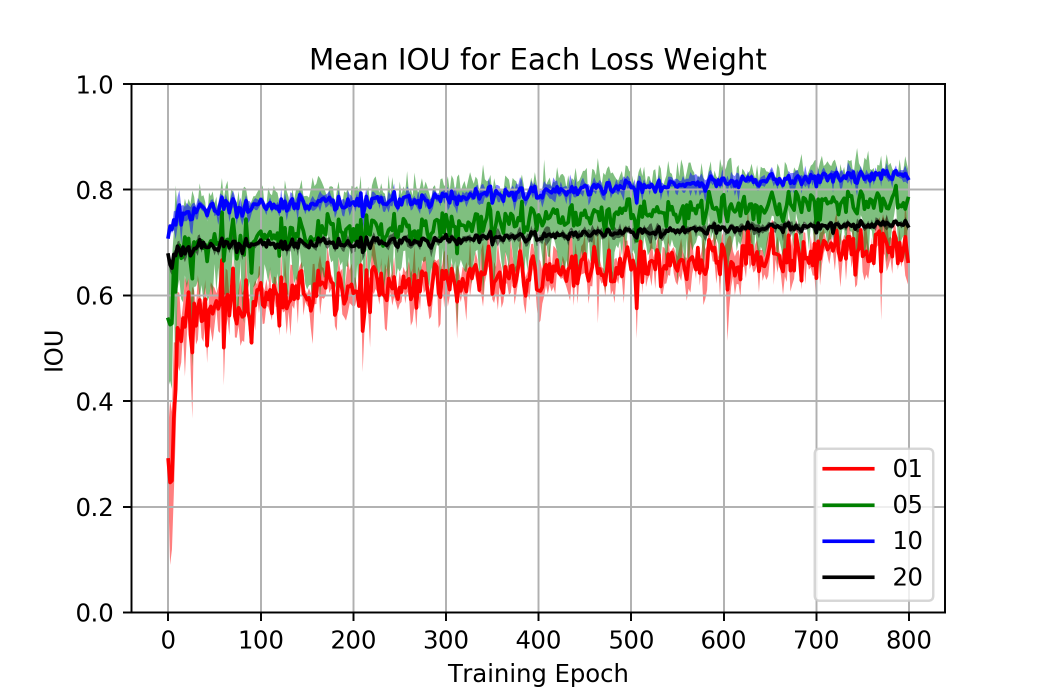
#> input picture reports/Weight_IOU.png, 2100 x 1400 px (shown at 1/2 size)
$ python -i utils.py   (imports and definitions only)
#> lines starting #> are read from the running program, lines starting #| are printed output that depends on the picture; pictures that were not available may be replaced by others from this repository, and a replacement may not be noted
import os
from os import path
import shutil
import numpy as np
from skimage import util
from skimage import io
from skimage.external import tifffile

def mkdir(dir):
    if path.exists(dir):
        shutil.rmtree(dir)
    os.makedirs(dir)

def crop(img,top,size):
    '''
        Crop img to size size, with the top left most pixel of top

        Arguments:
            img (C x X x Y array): image of size C channels by X by Y
            top (tuple (x,y)): Top left most pixel to include in the cropped image
            size (tuple (x,y)): Size of cropped image
    '''
    xstop = top[0]+size[0]
    ystop = top[1]+size[1]

    if(xstop >= img.shape[0]):
        raise ValueError('x dim of image too small for crop')
    if(ystop >= img.shape[1]):
        raise ValueError('y dim of image too small for crop')

    return img[top[0]:xstop,top[1]:ystop]

def extract_tiles(real,target,step=42,real_size=572,target_size=388):
    '''
        Extract tiled images from real and target

        returns: a generator yielding each paired cropped (real,target) tile
        extracted from the input images.
    '''
    real_x_starts = np.arange(0,real.shape[0]-real_size,step)
    target_x_starts = np.arange(0,target.shape[0]-target_size,step)

    real_y_starts = np.arange(0,real.shape[1]-real_size,step)
    target_y_starts = np.arange(0,target.shape[1]-target_size,step)

    for real_x,target_x in zip(real_x_starts,target_x_starts):
        for real_y,target_y in zip(real_y_starts,target_y_starts):
            # print("Real: %s,%s"%(real_x,real_y))
            # print("Target: %s,%s"%(target_x,target_y))
            real_cropped = crop(real,
                                (real_x,real_y),
                                (real_size,real_size))
            target_cropped = crop(target,
                                  (target_x,target_y),
                                  (target_size,target_size))
            yield (real_cropped,target_cropped)

def process_image(real_path,target_path,results_path):
    '''
        Args:
            real_path (str): path to real image
            target_path (str): path to target
            results_path (str): folder to save process images in
    '''
#> called with real_path = '../../reports/Weight_IOU.png', target_path = 'out.png', results_path = 'out1.png'
    real = io.imread(real_path)
#> real is the input picture: shape (1400, 2100, 4); mean R, G, B, A 234.7, 231.9, 230, 255
    target = io.imread(target_path)

    pad_width = (
        (92,92), # x
        (92,92),  # y
        (0,0),   # C channel
    )
    real = util.pad(real,pad_width,'reflect')
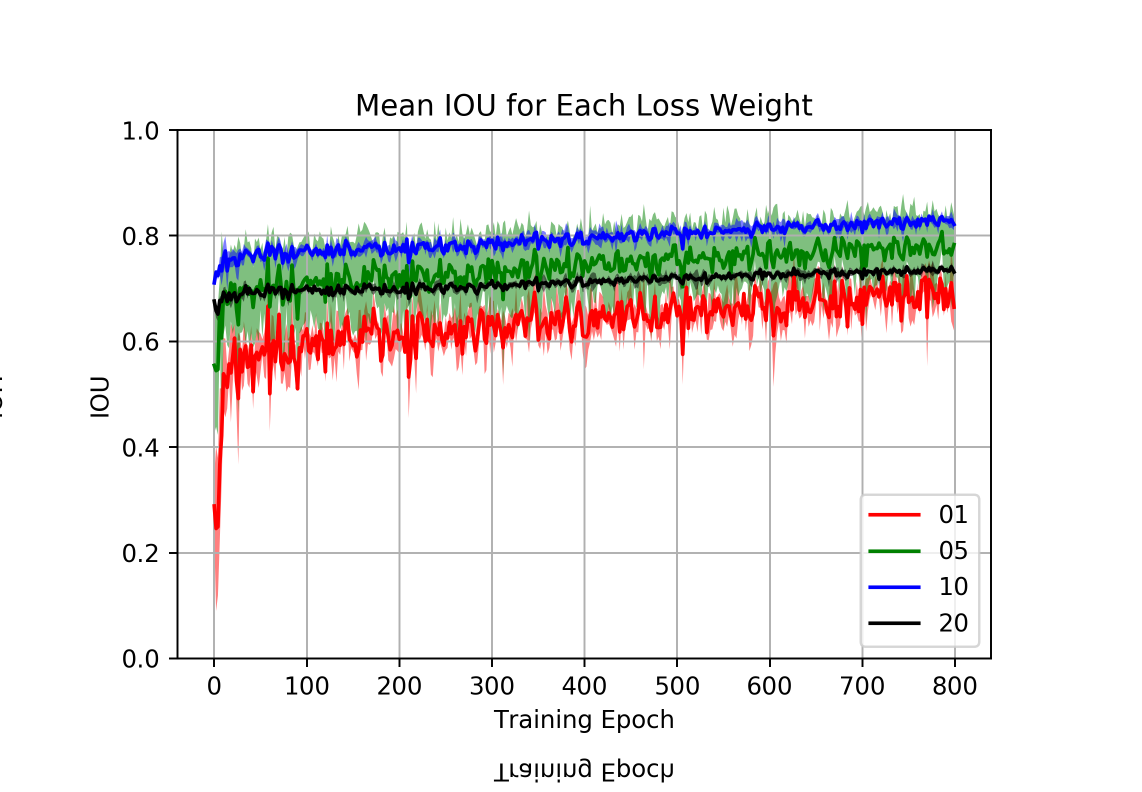
#> real: shape (1584, 2284, 4) (shown at 1/2 size); mean R, G, B, A 238.3, 236, 234.4, 255

    for (i,img) in enumerate(extract_tiles(real,target,step=250)):
#> in crop, `xstop = top[0]+size[0]`: xstop = 572
        t, r = img
        output_filename = "%s_%s.tiff"%(path.basename(real_path).split('.')[0],i)
        tifffile.imsave(path.join(
                          results_path,
                          'real',
                          output_filename
                        ),
                        t,
                       )
        tifffile.imsave(path.join(
                          results_path,
                          'target',
                          output_filename
                        ),
                        r,
                       )
#> this loop made 35 passes
#> pass 1, in process_image, `t, r = img`:
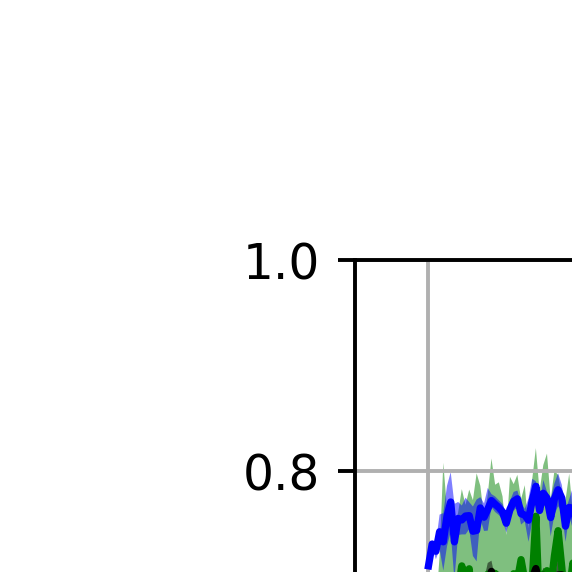
#> t: shape (572, 572, 4); mean of channels 0, 1, 2, 3 245, 246.7, 248.1, 255; drawn as R, G, B
#> pass 1, in process_image, `t, r = img`:
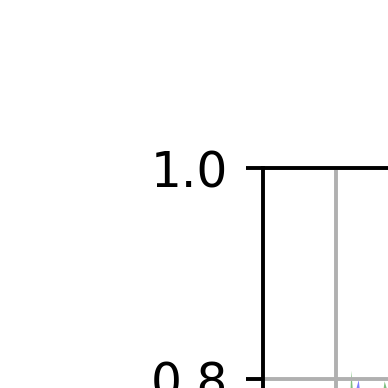
#> r: shape (388, 388, 4); mean of channels 0, 1, 2, 3 249.7, 249.7, 249.7, 255; drawn as R, G, B

>>> result = process_image('../../reports/Weight_IOU.png', 'out.png', 'out1.png')
